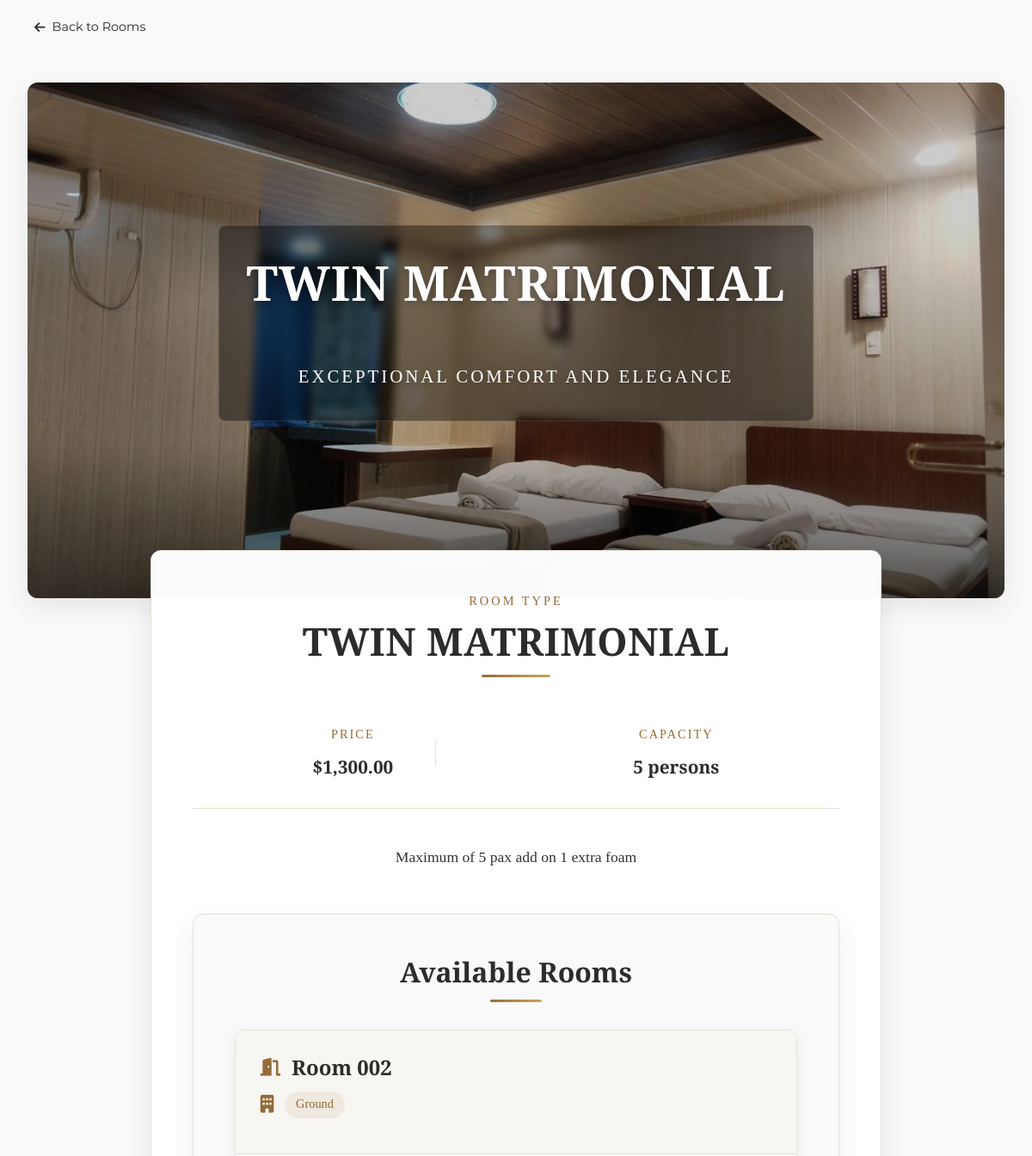
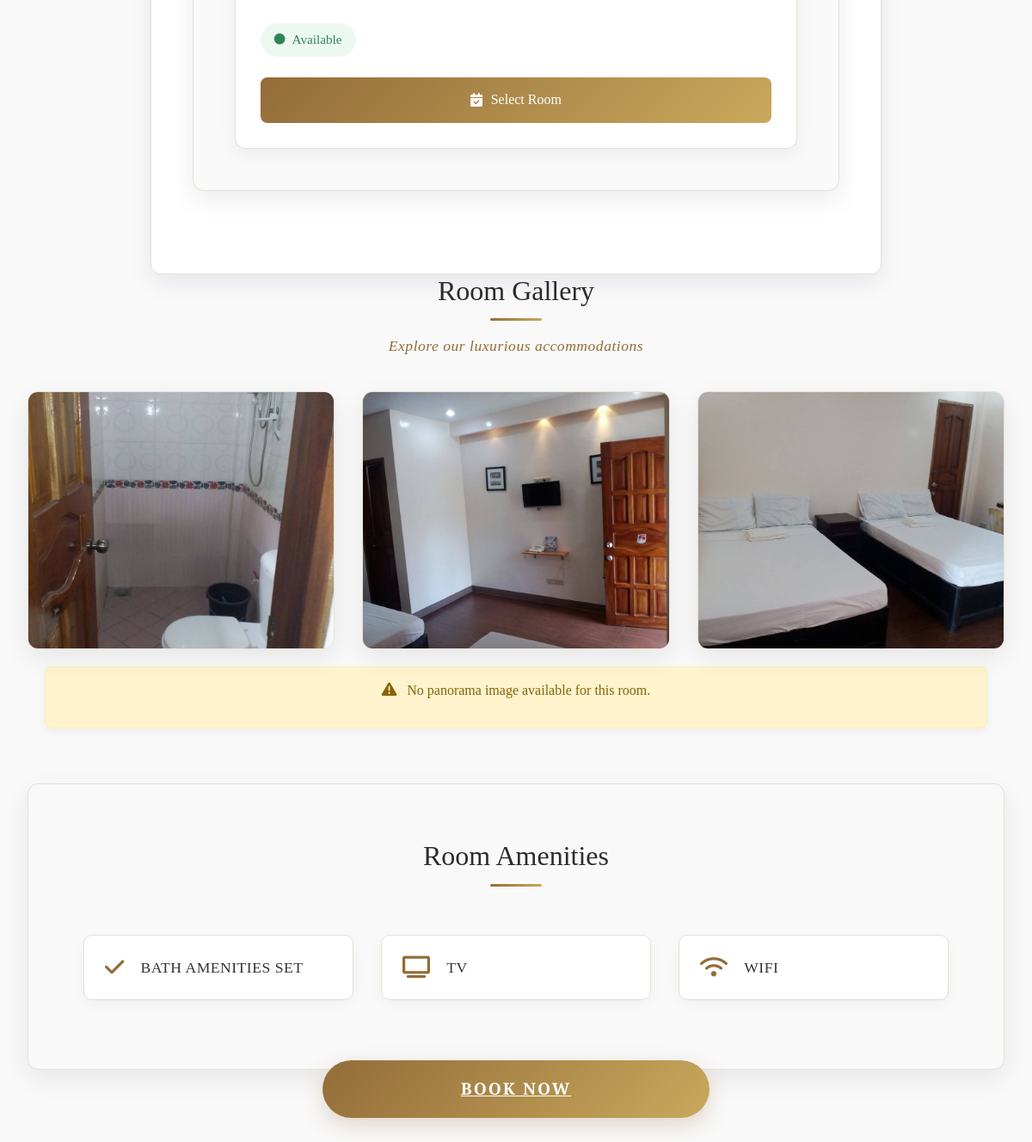
The page /landing_page/pages/room_details.php?room_type_id=2 on the database its author committed (2 pictures, top to bottom).
### tables this page shows
CREATE TABLE IF NOT EXISTS `room_types` (
  `room_type_id` int NOT NULL AUTO_INCREMENT,
  `type_name` varchar(50) NOT NULL,
  `description` text,
  `floor_type` int NOT NULL,
  `base_price` decimal(10,2) NOT NULL,
  `capacity` int NOT NULL,
  `amenities` text,
  `image_path` text,
  PRIMARY KEY (`room_type_id`)
);

CREATE TABLE IF NOT EXISTS `rooms` (
  `room_id` int NOT NULL AUTO_INCREMENT,
  `room_number` varchar(20) NOT NULL,
  `room_type_id` int NOT NULL,
  `description` text,
  `status` enum('available','occupied','maintenance','reserved') NOT NULL DEFAULT 'available',
  `is_active` tinyint(1) DEFAULT '1',
  PRIMARY KEY (`room_id`),
  UNIQUE KEY `room_number` (`room_number`),
  KEY `room_type_id` (`room_type_id`)
);

CREATE TABLE IF NOT EXISTS `room_gallery` (
  `gallery_id` int NOT NULL AUTO_INCREMENT,
  `room_type_id` int NOT NULL,
  `image_path` varchar(255) NOT NULL,
  `caption` varchar(100) DEFAULT NULL,
  `display_order` int DEFAULT '0',
  `created_at` datetime DEFAULT CURRENT_TIMESTAMP,
  PRIMARY KEY (`gallery_id`),
  KEY `room_type_id` (`room_type_id`)
);

### landing_page/pages/room_details.php (the view, shortened to what this page needs)
<?php
require_once '../../config/db.php';
$room_type_id = $_GET['room_type_id'];
$type_query = "SELECT * FROM room_types WHERE room_type_id = ?";
$type_stmt  = $conn->prepare($type_query);
$type_stmt->bind_param("i", $room_type_id);
$type_stmt->execute();
$type_result = $type_stmt->get_result();
$room_type   = $type_result->fetch_assoc();
$rooms_query = "SELECT r.*, rt.floor_type, rm.* FROM rooms r LEFT JOIN room_types rt ON r.room_type_id = rt.room_type_id LEFT JOIN room_media rm ON r.room_id = rm.room_id WHERE r.status = 'available' AND r.room_type_id = $room_type_id";
$rooms_stmt  = $conn->prepare($rooms_query);
$rooms_stmt->execute();
$rooms_result    = $rooms_stmt->get_result();
$available_rooms = [];
while ($room = $rooms_result->fetch_assoc()) {
    $available_rooms[] = $room;
}
if ($room_type) {
    $type_name   = $room_type['type_name'];
    $description = $room_type['description'];
    $base_price  = $room_type['base_price'];
    $capacity    = $room_type['capacity'];
    $amenities   = $room_type['amenities'];
    if (! empty($available_rooms)) {
        $room        = $available_rooms[0];
        $room_id     = $room['room_id'];
        $panorama_image = $room['panorama_image'];
    }
} else {
    echo "Room type not found.";
    exit;
}
?>
<!DOCTYPE html>
<html lang="en">
<head>
    <?php include_once '../includes/head.php'; ?>
    <link rel="stylesheet" href="../css/room_details.css">
</head>
<body>
    <div class="back-nav">
        <a href="index.php" class="back-button">
            <i class="fas fa-arrow-left"></i>
            Back to Rooms
        </a>
    </div>
    <div class="room-details">
        <div class="hero-section">
            <img src="../assets/images/luxury-twin.jpg" alt="<?php echo $type_name; ?>" class="hero-image">
            <div class="hero-overlay">
                <div class="hero-title">
                    <h1><?php echo $type_name; ?></h1>
                    <span class="subtitle">Exceptional Comfort and Elegance</span>
                </div>
            </div>
        </div>
        <div class="room-info" id="available-rooms">
            <div class="room-label">Room Type</div>
            <h1 class="room-title"><?php echo $type_name; ?></h1>
            <div class="room-meta">
                <div class="meta-item">
                    <div class="meta-label">Price</div>
                    <div class="meta-value">$<?php echo number_format($base_price, 2); ?></div>
                </div>
                <div class="meta-item">
                    <div class="meta-label">Capacity</div>
                    <div class="meta-value"><?php echo $capacity; ?> persons</div>
                </div>
            </div>
            <p class="room-description"><?php echo $description; ?></p>
            <div class="available-rooms">
                <h2>Available Rooms</h2>
                <?php if (! empty($available_rooms)): ?>
                    <div class="rooms-grid">
                        <?php foreach ($available_rooms as $room): ?>
                            <div class="room-card">
                                <div class="room-card-header">
                                    <div class="room-number">
                                        <i class="fas fa-door-open"></i>
                                        <h3>Room <?php echo $room['room_number']; ?></h3>
                                    </div>
                                    <div class="room-floor">
                                        <i class="fas fa-building"></i>
                                        <span class="floor-badge">
                                            <?php echo $room['floor_type'] === 1 ? "Ground" : "Second"; ?>
                                        </span>
                                    </div>
                                </div>
                                <div class="room-card-body">
                                    <div class="room-status">
                                        <span class="status-badge <?php echo strtolower($room['status']); ?>">
                                            <i class="fas fa-circle"></i>
                                            <?php echo ucfirst($room['status']); ?>
                                        </span>
                                    </div>
                                    <div class="room-actions">
                                        <a href="booking-page.php?room_id=<?php echo $room['room_id']; ?>" class="select-room-btn">
                                            <i class="fas fa-calendar-check"></i>
                                            Select Room
                                        </a>
                                    </div>
                                </div>
                            </div>
                        <?php endforeach; ?>
                    </div>
                <?php endif; ?>
            </div>
        </div>
        <div class="room-photos">
            <h2 class="section-title">Room Gallery</h2>
            <p class="section-subtitle">Explore our luxurious accommodations</p>
            <div class="photos-grid">
                <?php
                $photoGridstmt = $conn->prepare("SELECT image_path FROM room_gallery WHERE room_type_id = ?");
                $photoGridstmt->bind_param("i", $room_type_id);
                $photoGridstmt->execute();
                $result = $photoGridstmt->get_result();
                while ($row = $result->fetch_assoc()) {
                    echo "<div class='photo-item'>";
                    echo "<img src='../../public/room_images_details/{$row['image_path']}' alt='Room Gallery Image'>";
                    echo "</div>";
                }
                ?>
            </div>
            <?php if (!empty($panorama_image)): ?>
                <div class="panorama-section">
                    <h2 class="section-title">360° Room View</h2>
                    <p class="section-subtitle">Experience the room in immersive 360°</p>
                    <div class="panorama-container">
                        <a href="panorama_viewer.php?room_id=<?php echo $room_id; ?>" class="panorama-link">
                            <img src="../../public/panoramas/<?php echo htmlspecialchars($panorama_image); ?>" alt="360° view of <?php echo htmlspecialchars($type_name); ?>" class="panorama-image">
                            <div class="panorama-overlay">
                                <span class="panorama-hint"><i class="fas fa-vr-cardboard"></i> View in 360°</span>
                            </div>
                        </a>
                    </div>
                </div>
            <?php else: ?>
                <div class="no-panorama-message">
                    <p><i class="fas fa-exclamation-triangle"></i> No panorama image available for this room.</p>
                </div>
            <?php endif; ?>
        </div>
        <div class="amenities-section">
            <h2 class="section-title">Room Amenities</h2>
            <div class="amenities-grid">
                <?php
                $amenities_array = array_map('strtoupper', explode(',', $amenities));
                $amenity_icons   = [
                    'WIFI'             => 'fa-wifi',
                    'TV'               => 'fa-tv',
                    'AIR CONDITIONING' => 'fa-snowflake',
                    'MINI BAR'         => 'fa-wine-glass',
                    'SAFE'             => 'fa-vault',
                    'ROOM SERVICE'     => 'fa-concierge-bell',
                    'COFFEE MAKER'     => 'fa-mug-hot',
                    'HAIR DRYER'       => 'fa-wind',
                    'BATH AMENITIES'   => 'fa-bath',
                ];
                foreach ($amenities_array as $amenity) {
                    $amenity = trim($amenity);
                    $icon    = isset($amenity_icons[$amenity]) ? $amenity_icons[$amenity] : 'fa-check';
                    echo "<div class='amenity-item'>";
                    echo "<i class='fas {$icon} amenity-icon'></i>";
                    echo "<span class='amenity-text'>{$amenity}</span>";
                    echo "</div>";
                }
                ?>
            </div>
        </div>
        <div class="book-now-container">
            <a href="#available-rooms" class="book-now">Book Now</a>
        </div>
    </div>
</body>
</html>

### landing_page/css/style.css (style rules this page uses)
:root { --primary-color: #c8a97e; --secondary-color: #1c3c64; --accent-color: #9c7a48; --dark-text: #1a1a1a; --light-text: #707070; --light-bg: #f7f7f7; --white: #ffffff; --shadow: 0 10px 30px rgba(0, 0, 0, 0.08); --luxury-gradient: linear-gradient( 135deg, var(--primary-color) 0%, var(--accent-color) 100% ); }
* { margin: 0; padding: 0; box-sizing: border-box; font-family: "Playfair Display", serif; }
body { background-color: var(--light-bg) !important; color: var(--dark-text); }
.hero-title { font-family: "Playfair Display", serif; font-size: 90px; font-weight: 700; margin-bottom: 40px; text-transform: uppercase; color: var(--white); letter-spacing: 2px; text-shadow: 0 2px 10px rgba(0, 0, 0, 0.3); animation: fade-in 1.2s ease-out; line-height: 1.1; }
@media (max-width: 1200px) { .hero-title { font-size: 72px; } }

### rows shown on the page
room_types: type_name "TWIN MATRIMONIAL", base_price "1,300.00", capacity "5", description "Maximum of 5 pax add on 1 extra foam", amenities "BATH AMENITIES SET", amenities "TV", amenities "WIFI"
rooms: room_number "002", status "Available"
room_gallery: image_path (picture)
room_gallery: image_path (picture)
room_gallery: image_path (picture)
